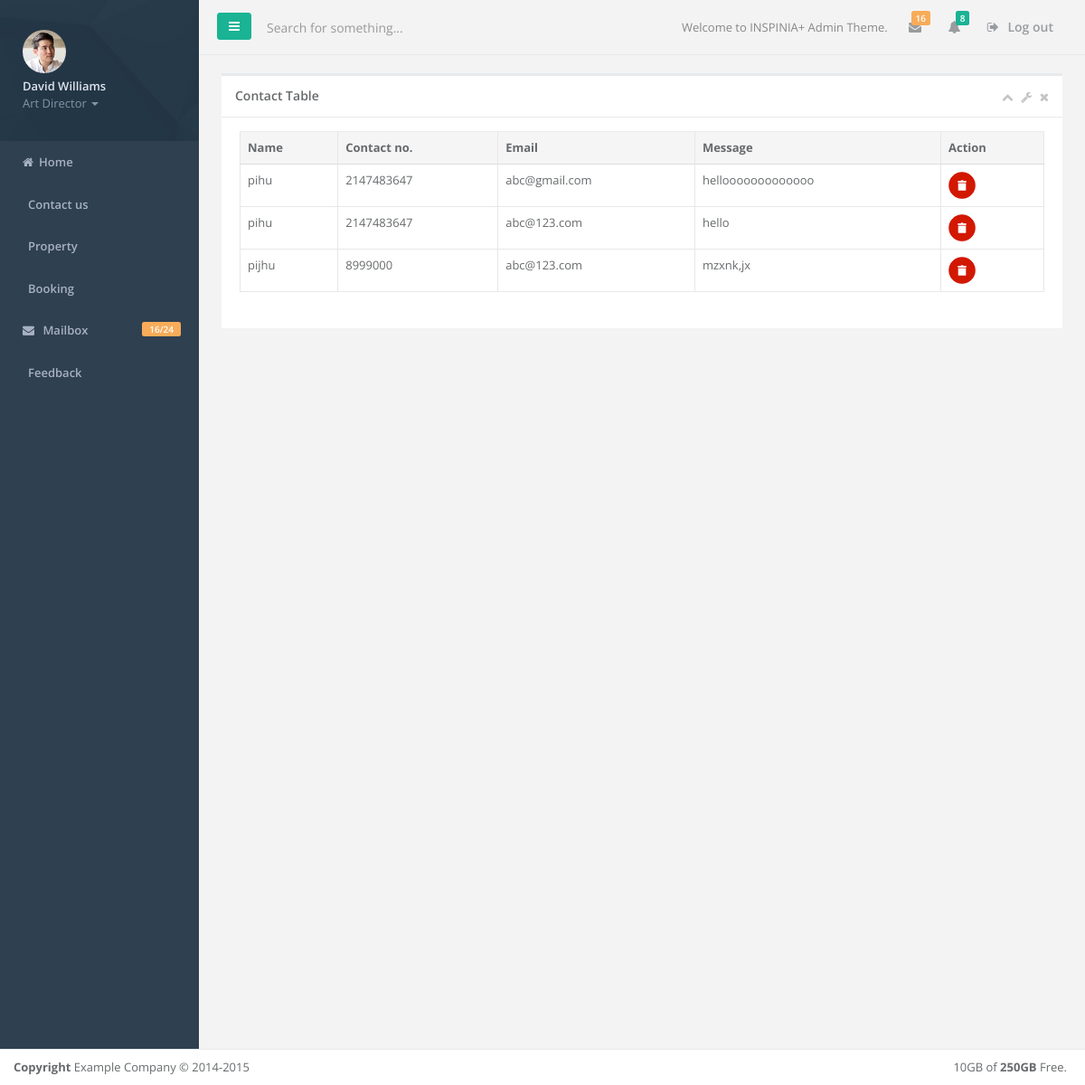
Page /admin/contact.php on the committed database.
### tables this page shows
CREATE TABLE IF NOT EXISTS `contact_us` (
  `contact_person` varchar(100) NOT NULL,
  `contact_no` int(12) NOT NULL,
  `email` varchar(25) NOT NULL,
`contact_id` int(11) NOT NULL,
  `msg` varchar(200) NOT NULL
);

### admin/contact.php (the view, shortened to what this page needs)
<!DOCTYPE html>
<html>
<head>
    <link href="css/bootstrap.min.css" rel="stylesheet">
    <link href="font-awesome/css/font-awesome.css" rel="stylesheet">
    <link href="css/plugins/iCheck/custom.css" rel="stylesheet">
    <link href="css/animate.css" rel="stylesheet">
    <link href="css/style.css" rel="stylesheet">
</head>
<body>
    <div id="wrapper">
    <nav class="navbar-default navbar-static-side" role="navigation">
            <div class="sidebar-collapse">
                <ul class="nav metismenu" id="side-menu">
                    <li class="nav-header">
                        <div class="dropdown profile-element"> <span>
                            <img alt="image" class="img-circle" src="img/profile_small.jpg" />
                             </span>
                            <a data-toggle="dropdown" class="dropdown-toggle" href="#">
                            <span class="clear"> <span class="block m-t-xs"> <strong class="font-bold">David Williams</strong>
                             </span> <span class="text-muted text-xs block">Art Director <b class="caret"></b></span> </span> </a>
                        </div>
					<li>
                        <a href="index.php"><i class="fa fa-home"></i><span class="nav-label">Home </span></a>
                    </li>
					<li>
                        <a href="contact.php"><i class="fa fa-contact"></i><span class="nav-label">Contact us</span></a>
                    </li>
					<li>
                        <a href="room.php"><i class="fa fa-contact"></i><span class="nav-label">Property</span></a>
                    </li>
					<li>
                        <a href="booking.php"><i class="fa fa-contact"></i><span class="nav-label">Booking</span></a>
                    </li>
                    <li>
                        <a href="mailbox.html"><i class="fa fa-envelope"></i> <span class="nav-label">Mailbox </span><span class="label label-warning pull-right">16/24</span></a>
                    </li>
                    <li>
                        <a href="feed.php"><i class="fa fa-contact"></i><span class="nav-label">Feedback</span></a>
                    </li>
                </ul>
            </div>
        </nav>
        <div id="page-wrapper" class="gray-bg">
        <div class="row border-bottom">
        <nav class="navbar navbar-static-top" role="navigation" style="margin-bottom: 0">
        <div class="navbar-header">
            <a class="navbar-minimalize minimalize-styl-2 btn btn-primary " href="#"><i class="fa fa-bars"></i> </a>
            <form role="search" class="navbar-form-custom" action="http://webapplayers.com/inspinia_admin-v2.4/search_results.html">
                <div class="form-group">
                    <input type="text" placeholder="Search for something..." class="form-control" name="top-search" id="top-search">
                </div>
            </form>
        </div>
            <ul class="nav navbar-top-links navbar-right">
                <li>
                    <span class="m-r-sm text-muted welcome-message">Welcome to INSPINIA+ Admin Theme.</span>
                </li>
                <li class="dropdown">
                    <a class="dropdown-toggle count-info" data-toggle="dropdown" href="#">
                        <i class="fa fa-envelope"></i>  <span class="label label-warning">16</span>
                    </a>
                </li>
                <li class="dropdown">
                    <a class="dropdown-toggle count-info" data-toggle="dropdown" href="#">
                        <i class="fa fa-bell"></i>  <span class="label label-primary">8</span>
                    </a>
                </li>
                <li>
                    <a href="logout.html">
                        <i class="fa fa-sign-out"></i> Log out
                    </a>
                </li>
            </ul>
        </nav>
        </div>
        <div class="wrapper wrapper-content animated fadeInRight">
            <div class="row">
                <div class="col-lg-6" style="width:100%">
                    <div class="ibox float-e-margins">
                        <div class="ibox-title">
                            <h5>Contact Table </h5>
                            <div class="ibox-tools">
                                <a class="collapse-link">
                                    <i class="fa fa-chevron-up"></i>
                                </a>
                                <a class="dropdown-toggle" data-toggle="dropdown" href="#">
                                    <i class="fa fa-wrench"></i>
                                </a>
                                <a class="close-link">
                                    <i class="fa fa-times"></i>
                                </a>
                            </div>
                        </div>
                        <div class="ibox-content">
                            <table class="table table-bordered">
                                <thead>
                                <tr >
                                    <th>Name</th>
									<th>Contact no.</th>
									<th>Email</th>
                                    <th>Message</th>
									<th>Action</th>
                                </tr>
                                </thead>
                                <tbody>
								<?php
							$q="select * from contact_us";
							$r=mysql_query($q);
							while($arr=mysql_fetch_row($r))
							{
							?>
							<tr>
								<td><?=$arr[0]?></td>
								<td><?=$arr[1]?></td>
								<td><?=$arr[2]?></td>
								<td><?=$arr[4]?></td>
								<td><a href="delete_con.php?cid=<?=$arr[3]?>" onclick="return confirm ('Are you sure you want to delete ? ');"><img src="d.png" height=30 width=30></a></td>
							</tr>
							<?php
							}
							?>
                                </tbody>
                            </table>
                        </div>
                    </div>
                </div>
                </div>
            </div>
        </div>
        <div class="footer">
            <div class="pull-right">
                10GB of <strong>250GB</strong> Free.
            </div>
            <div>
                <strong>Copyright</strong> Example Company &copy; 2014-2015
            </div>
        </div>
        </div>
</body>
</html>

### rows in the picture
contact_us: contact_person "pihu", contact_no "2147483647", email "abc@gmail.com", msg "hellooooooooooooo"
contact_us: contact_person "pihu", contact_no "2147483647", email "abc@123.com", msg "hello"
contact_us: contact_person "pijhu", contact_no "8999000", email "abc@123.com", msg "mzxnk,jx"
